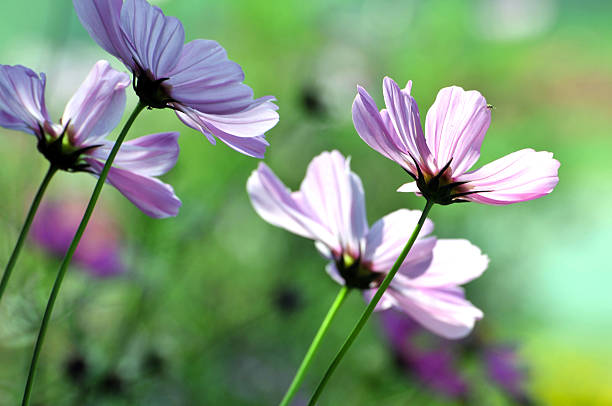
#> input picture lab-03_unsharp-masking/data/flowers.jpg, 612 x 406 px
$ jupyter execute homework.ipynb
#> lines starting #> are read from the running program, lines starting #| are printed output that depends on the picture
# HOMEWORK 3

For this homework you are going to implement the **unsharp masking** filter (USM). It is a technique to improve the sharpness of an image by combining the image with its blurred (unsharp) version. See the Wikipedia [page](https://en.wikipedia.org/wiki/Unsharp_masking) for more details.

### Unsharp Masking (USP)
The USM technique consists of the following steps:
* Load the image you will be working with.
* Create a blurred (unsharp) version of the original image.
* Add the unsharp image (with a certain **weight**) to the original.

To sum it up, the USM performs the following operation:

`sharpened = original + (original − unsharp) × amount`

Even though we provide you an image to work with, you are welcome to use your own images :-)

[cell 1]
import cv2
import numpy as np
from matplotlib import pyplot as plt
plt.rcParams['figure.figsize'] = [15, 10]

[cell 2]
img = cv2.imread('data/flowers.jpg')
#> img is the input picture: shape (406, 612, 3); mean B, G, R 119.7, 154.4, 126.6
img = cv2.cvtColor(img, cv2.COLOR_BGR2RGB)
plt.imshow(img)

[cell 3]
# Create a blurred (unsharp) version of the original image (you can use Gaussian blurring)
unsharp = cv2.GaussianBlur(img, (5,5), 5)
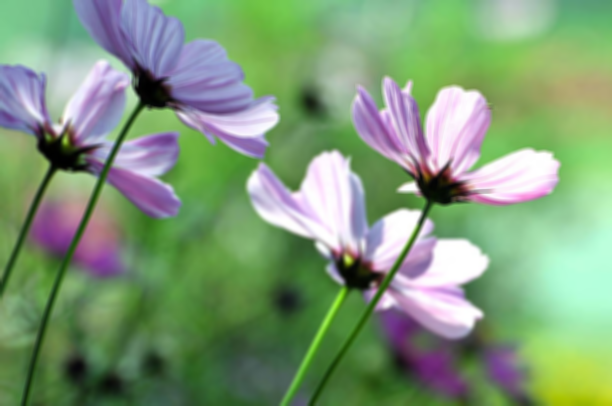
#> unsharp: shape (406, 612, 3); mean R, G, B 126.6, 154.4, 119.7

plt.subplot(121), plt.imshow(img)
plt.subplot(122), plt.imshow(unsharp)
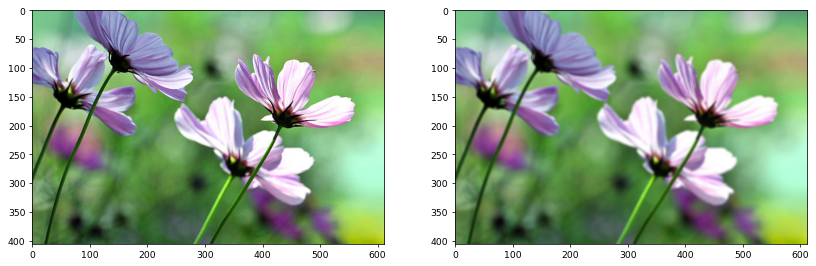
#> figure drawn by matplotlib, 2 panels

[cell 4]
# Create the difference image (original − unsharp)
# Note: Remember that you are working with uint8 data types. Any addition or substractions
# might result in overflow or underflow, respectively. You can prevent this by casting the images to float.
diff = img.astype(np.float32) - unsharp.astype(np.float32)
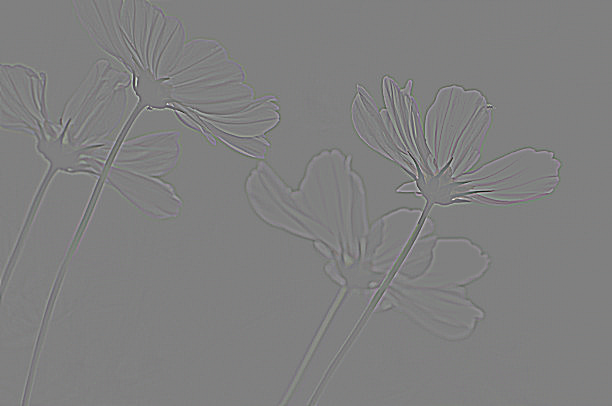
#> diff: shape (406, 612, 3) float32; mean R, G, B 0, 0, 0; drawn with min black and max white

[cell 5]
# Apply USM to get the resulting image using `sharpened = original + (original − unsharp) × amount`
# Note: Again, take care of underflows/overflows if necessary.
sharpened = img.astype(np.float32) + diff * 0.6
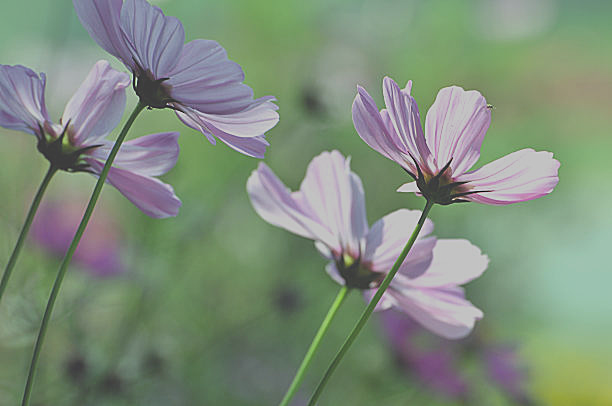
#> sharpened: shape (406, 612, 3) float32; mean R, G, B 126.6, 154.4, 119.7; drawn with min black and max white

sharpened = np.clip(sharpened, 0, 255).astype(np.uint8)

plt.subplot(121), plt.imshow(img)
plt.subplot(122), plt.imshow(sharpened)
